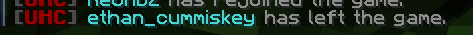
#> input picture Images/0.png, 473 x 35 px; its folder holds only this picture in this run
$ jupyter execute ImageAnalysis.ipynb
#> lines starting #> are read from the running program, lines starting #| are printed output that depends on the picture; after the words box and inside, x2 and y2 are one past the last pixel; in counts of white or black regions, pixels touching at a corner belong together
<h1> URL Image list to Text </h1>
<h2> Requirements </h2>
<ul>
    <li> Tesseract
        <ol>
            <li> <a href="https://digi.bib.uni-mannheim.de/tesseract/tesseract-ocr-w64-setup-v5.0.0.20211201.exe">Download Link</a></li>
            <li> Add tesseract install folder to path </li>
        </ol>
    </li>
    <li> PyTesseract
        <ol>
            <li> pip install pytesseract </li>
        </ol>
    </li>
    <li> LangDetect
        <ol>
            <li> pip install langdetect</li>
        </ol>
    </li>
    <li>Pillow
        <ol>
            <li>pip install Pillow</li>
        </ol>
    </li>
    <li>Pandas
        <ol>
            <li>pip install pandas</li>
        </ol>
    </li>
    <li> ISO-639
        <ol>
            <li>pip install iso-639</li>
        </ol>
    </li>
</ul>

[cell 1]
import os
import pytesseract
import requests
import pandas as pd
from PIL import Image, ImageFilter, ImageEnhance
from typing import List
from langdetect import detect
from iso639 import languages
import time
from textblob import TextBlob
from copy import deepcopy

[cell 2]
#Defining constants

url_filename = "./images.txt"
csv_filename = "./data.csv"

def check_csv(filepath : str) -> pd.DataFrame:
#> called with filepath = './data.csv'
    if not os.path.isfile(filepath):
        pd.DataFrame(columns=["Image URL", "Raw Text", "Language", "Polarity", "Subjectivity","Lang Code"]).to_csv(filepath)
    return pd.read_csv(filepath).drop("Unnamed: 0", axis=1)
#> (reads data.csv from the repository)

def get_urls(filepath : str) -> List[str]:
#> called with filepath = './images.txt'
    return [url.strip() for url in open(filepath, "r").read().split("\n")]
#> (reads images.txt from the repository)

image_data_df = check_csv(csv_filename)
image_urls = get_urls(url_filename)
headers = {'User-Agent': 'Mozilla/5.0 (Macintosh; Intel Mac OS X 10_10_1) AppleWebKit/537.36 (KHTML, like Gecko) Chrome/39.0.2171.95 Safari/537.36'}

[cell 3]
def get_text(img : Image) -> str:
    img = img.convert('L')
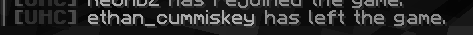
#> img: PIL image 473x35 L; min 4, max 174, mean 40.7
    img = img.point(lambda x: 0 if x < 140 else 255)
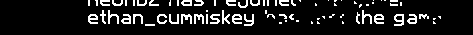
#> img: PIL image 473x35 L; 11.3% white in thin lines or dots, all inside (x1, y1, x2, y2) = (88, 0, 441, 26)
    return pytesseract.image_to_string(img).replace("\n", " ")

[cell 4]
def analyse_text(text: str) -> List:
    blob = TextBlob(text)
    lang_code = detect(text)
    language = languages.get(alpha2=lang_code).name
    polarity, subjectivity = "", ""
    if language == "English":
        polarity = blob.polarity
        subjectivity= blob.subjectivity
    return [text, language, polarity, subjectivity, lang_code]

[cell 5]
def analyse_all_urls(image_url : List[str], dataframe : pd.DataFrame) -> None:
    for url in image_url:
        img = requests.get(url, stream=True, headers=headers)
        if img.status_code == 200:
            row = [url] + analyse_text(get_text(Image.open(img.raw)))
            dataframe.loc[len(dataframe)] = row
        else:
            print("Error" + img.status_code + "\n" + img.text)
        time.sleep(0.5)

[cell 6]
def test_method(image_url : List[str], dataframe : pd.DataFrame) -> None:
    for url in image_url:
        row = [url] + analyse_text(get_text(Image.open(os.path.join("./Images",url))))
        dataframe.loc[len(dataframe)] = row
        time.sleep(0.5)

test_urls = next(os.walk('./Images'))[2]
test_df = deepcopy(image_data_df)
test_method(test_urls, test_df)
#> (the call stopped at in get_text, `return pytesseract.image_to_string(img).replace("\n", " ")`: pytesseract is not available in this run)
test_df
